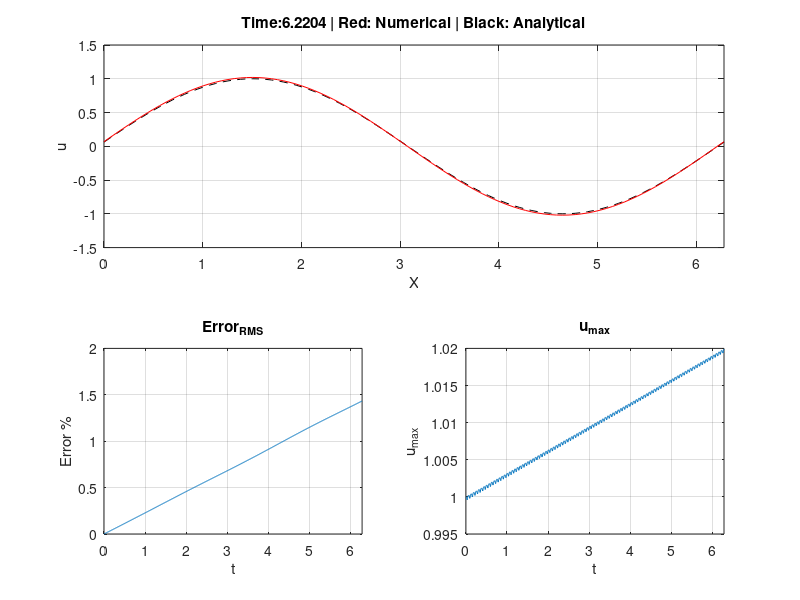

Recreate this plot in MATLAB.

function solver1()
%% 2nd order central scheme in space with periodic BCs
% This function solves the convection equation with c = 1 for a sinusoidal
% function using finite difference schemes.
% Spacial scheme: 2nd order central with periodic boundary conditions
% Temporal scheme: Forward Euler scheme
% Stability: Unstable for all dt

%% Initialization
T = 2*pi;   % simulation time
dx = 2*pi/100;  % spacial grid size
dt = dx/10; % temporal grid size
x = 0:dx:2*pi;  % spacial domain
t = 0:dt:T; % tempral domain

u = zeros(length(t),length(x));
error = zeros(1,length(t));
u_max = error;
u(1,:) = sin(x);    % initial condition
u_max(1) = max(u(1,:));

%% Solver
for n = 2:size(u,1)
    for j = 1:size(u,2)
        if j == 1
            u_1 = u(n-1,end - 1); u_2 = u(n-1,j+1);
        elseif j == size(u,2)
            u_1 = u(n-1,j-1); u_2 = u(n-1,2);
        else
            u_1 = u(n-1,j-1); u_2 = u(n-1,j+1);
        end
        u_x = (u_2 - u_1)/(2*dx);
        u_t = - u_x;
        u(n,j) = u(n-1,j) + dt*u_t;
    end
    % Error and u_max calculation
    u_max(n) = max(abs(u(n,:)));
    error(n) = (rms(u(n,:) - sin(x-t(n))))*100/max(sin(x-t(n)));
end

%% Plotting the results
% Solution
figure
tic
for n = 1:max(1,floor(0.1/dt)):size(u,1)
    pause((n-1)*dt - toc)
    subplot(2,2,[1,2])
    plot(x,sin(x-t(n)),'--k',x,u(n,:),'r');grid on
    xlim([0,2*pi]);ylim([-1.5,1.5])
    title(['Time:',num2str((n-1)*dt),' | Red: Numerical | Black: Analytical']);
    xlabel('X');ylabel('u')
end

% Error
subplot(2,2,3)
plot(t,error)
grid on;xlim([0,T])
title('Error_{RMS}');xlabel('t');ylabel('Error %')
subplot(2,2,4)
plot(t,u_max)
grid on;xlim([0,T])
title('u_{max}');xlabel('t');ylabel('u_{max}')
end